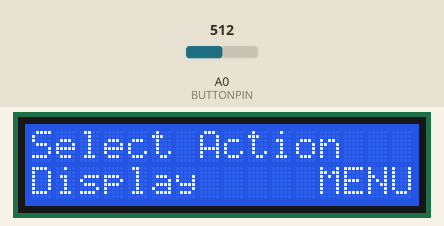
Recording of a sketch running on a simulated Arduino Uno, built with avr-gcc and run on an emulated ATmega328P. Parts: 16×2 character LCD. The test bench sets the inputs (shaded band); at power-on: A0 (BUTTONPIN) = 512. The local clock reads 2024-03-15 10:24:30 at power-on unless the sketch sets it; what the sketch prints to the serial monitor is not drawn.

Above: at 1.2 s.
1.3 s: A0 (BUTTONPIN) set to 593
2.8 s: A0 (BUTTONPIN) set to 617
At 3.48 s:
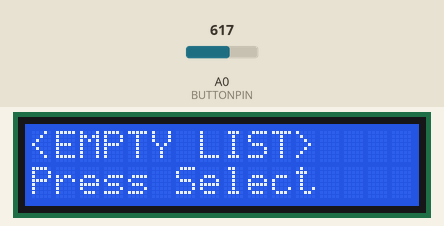
5.3 s: A0 (BUTTONPIN) set to 590
At 7.8 s:
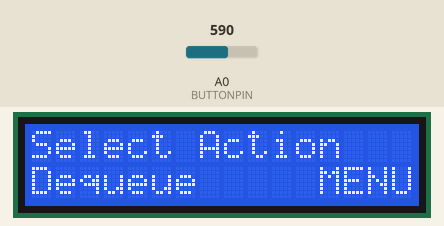
7.9 s: A0 (BUTTONPIN) set to 610
At 9.2 s:
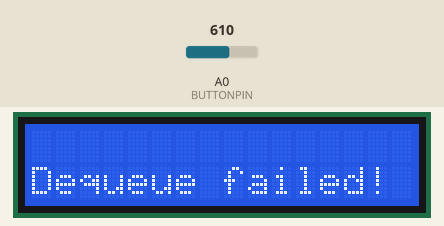
Timing chart, 0 to 10.9 s (numbered marks = the images above; inputs shaded):
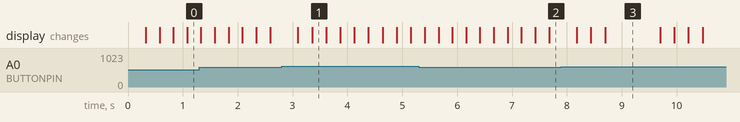

The sketch:

lab2_2.ino
```cpp
#include "board_definition.h"

#define LCD_WIDTH   16
#define LCD_HEIGHT  2
#define LCD_SIZE    (LCD_WIDTH * LCD_HEIGHT)

#define PINRS       8
#define PINEN       9
#define PIND4       4
#define PIND5       5
#define PIND6       6
#define PIND7       7
#define BUTTONPIN   A0

LiquidCrystal *lcd;
DS3231 rtc_clock;
pQueue queue_array[NO_OF_QUEUES];

void setup(){
  // Start the I2C interface
  Wire.begin();
  // Start the serial interface
  Serial.begin(9600);
  // Initialize LCD panel
  lcd = InitLCD(PINRS, PINEN, PIND4, PIND5, PIND6, PIND7,
                  LCD_WIDTH, LCD_HEIGHT);
  if(CreateQueueArray(queue_array, NO_OF_QUEUES) == EXIT_ERR)
    Serial.println("Creating queue array failed.");
}

void loop(){
  // Shows the menu on the LCD
  switch (Menu(lcd)) {
  case 1:
    EnqueueInterface(lcd, rtc_clock, queue_array);
    ReturnToMenu(lcd);
    break;
  case 2:
    Print(lcd, queue_array);
    ReturnToMenu(lcd);
    break;
  case 3:
    DequeueInterface(lcd, queue_array);
    ReturnToMenu(lcd);
    break;
  }
}
```

board_definition.cpp
```cpp
#include "board_definition.h"

LiquidCrystal* InitLCD( int pin_rs, int pin_en, int pin_d4, int pin_d5,
                        int pin_d6, int pin_d7, int lcd_width, int lcd_height) {
  LiquidCrystal *lcd = new LiquidCrystal(pin_rs, pin_en, pin_d4, pin_d5, pin_d6, pin_d7);
  lcd->begin(lcd_width, lcd_height);
  return lcd;
}

Button ButtonCheck() {
  Button button;
  int x = analogRead(A0);
  if (x < 60) button = right;
  else if (x > 60 && x < 200) button = up;
  else if (x > 200 && x < 400) button = down;
  else if (x > 400 && x < 600) button = left;
  else if (x < 800 && x >= 600) button = select;
  else button = none;
  return button;
}

// Returns selected menu option - 1: enqueue 2: display queue 3: dequeue
int Menu(LiquidCrystal *lcd) {
  int menu_option = 1;

  //Displays the initial menu
  lcd->clear();
  lcd->setCursor(0, 0);
  lcd->print("Select Action");
  lcd->setCursor(12, 1);
  lcd->print("MENU");

  lcd->setCursor(0, 1);
  lcd->print("Enqueue    "); // 11 chars

  // look for button actions, if any are found go with the
  // proceeding operations
  Button button;
  while (1) {
    button = ButtonCheck();
    lcd->setCursor(0, 1);

    if ( button != none ) {
      if ( button == right || button == up) {
        menu_option++;
        if (menu_option > 3) menu_option = 1;
      }
      else if ( button == left || button == down) {
        menu_option--;
        if (menu_option < 1) menu_option = 3;
      }
      else if ( button == select ) {
        delay(250);
        return menu_option;
      }

      // print menu choices on row 2 of lcd
      lcd->setCursor(0, 1);
      switch (menu_option) {
        case 1:
            lcd->print("Enqueue    ");
            break;
        case 2:
            lcd->print("Display    ");
            break;
        case 3:
            lcd->print("Dequeue     ");
            break;
      }
      delay(250);
    }
  }
}

void ReturnToMenu(LiquidCrystal *lcd) {
  lcd->setCursor(0,1);
  lcd->print("Return to MENU        ");
  while(1) {
    //select button press detected?
    if(ButtonCheck() == select) {
        delay(250);
        break;
    }
  }
}

int QueueSelect(LiquidCrystal *lcd) {
  int queue_number = 0;

  lcd->setCursor(0, 1);
  lcd->print("Which Queue?    ");
  lcd->setCursor(14, 1);
  lcd->print(queue_number);
  Button button;
  while (1) {
    lcd->setCursor(0, 1);
    button = ButtonCheck();
    if ( button != none ) {
      if ( button == right || button == up)
        queue_number = ++queue_number % NO_OF_QUEUES;
      else if ( button == left || button == down) {
        if(--queue_number < 0) queue_number = NO_OF_QUEUES - 1;
      } else if ( button == select ) {
        delay(250);
        return queue_number;
      }

      // print menu choices on Row 2
      lcd->setCursor(14, 1);
      lcd->print(queue_number);

      delay(250);
    }
  }
}

void EnqueueInterface (LiquidCrystal *lcd, DS3231 rtc_clock,
                        pQueue queue_array []) {
  lcd->clear();
  lcd->setCursor(0, 0);
  lcd->print("Enqueue Item");

  int queue_number = QueueSelect(lcd);
  pStampedItem item = CreateItem (GetTime(rtc_clock));
  lcd->clear();
  lcd->setCursor(0,0);
  if(Enqueue(queue_array[queue_number], item) == EXIT_OK) {
    // A quick message on the board showing that the item is enqueued
    lcd->print("Enqueued in ");
    lcd->print(queue_number);
    lcd->setCursor(0,1);
    lcd->print(item->timestamp);
  } else {
    lcd->print("Enqueue failed! ");
    lcd->setCursor(0,1);
    lcd->print(item->timestamp);
  }
  delay(1000);
}

int DequeueInterface(LiquidCrystal *lcd, pQueue queue_array[]) {
  long timestamp;
  int queue_number = QueueSelect(lcd);
  lcd->clear();
  DequeueOption option = DequeueMenu(lcd);
  lcd->clear();

  switch (option) {
    case dequeue_one:
      lcd->setCursor(0, 0);
      lcd->print("Dequeue One Node");

      // performs dequeue
      if (Dequeue (queue_array[queue_number], timestamp) == EXIT_OK) {
        lcd->setCursor(0, 1);
        lcd->print(timestamp);
        delay(1000);
        lcd->clear();
        lcd->setCursor(0, 0);
        lcd->print("Dequeued from ");
        lcd->print(queue_number);
        lcd->setCursor(0, 1);
        lcd->print(timestamp);
      } else {
        lcd->clear();
        lcd->setCursor(0, 1);
        lcd->print("Dequeue failed! ");
      }

      delay(1000);
      break;

    case dequeue_all:
      lcd->setCursor(0, 0);
      lcd->print("Dequeuing All...");
      delay(500);
      lcd->clear();
      lcd->setCursor(0, 0);
      if(DequeueAll(queue_array[queue_number]) == EXIT_OK) {
        lcd->print("All nodes in ");
        lcd->print(queue_number);
        lcd->setCursor(0, 1);
        lcd->print("dequeued. ");
      } else {
        lcd->print("Dequeue failed!");
      }

      delay(1000);
      break;
  }
  return EXIT_OK;
}

DequeueOption DequeueMenu(LiquidCrystal *lcd) {
  DequeueOption menu_option = dequeue_one;

  lcd->clear();
  lcd->setCursor(0, 0);
  lcd->print("Dequeue One/All?");
  lcd->setCursor(0, 1);
  lcd->print("Dequeue One");

  while (1) {
    Button button = ButtonCheck();
    if (button != none) {
      if (button != select) {
        if (menu_option == dequeue_all) menu_option = dequeue_one;
        else if (menu_option == dequeue_one) menu_option = dequeue_all;
      } else {
        // select pressed
        delay(250);
        return menu_option;
      }

      // printing
      lcd->setCursor(0, 1);
      switch (menu_option) {
        case dequeue_one:
          lcd->print("Dequeue One");
          break;
        case dequeue_all:
          lcd->print("Dequeue All");
          break;
      }
      delay(250);
    }
  }
}

void PrintItem(LiquidCrystal *lcd, pStampedItem item) {
  lcd->print(item->timestamp);
  lcd->print(" ->");
  if (item->next == NULL) lcd->print(" END");
}

void Print(LiquidCrystal *lcd, pQueue queue_array[]) {
  for(int i=0; i<NO_OF_QUEUES; i++) {
    //write out the queue #
    lcd->clear();
    lcd->setCursor(0, 0);
    lcd->print("Showing Queue ");
    lcd->print(i);
    lcd->setCursor(0, 1);
    lcd->print("Press Select");

    //waiting to press select
    while(true){
      if(ButtonCheck() == select){
        lcd->clear();
        lcd->setCursor(0, 0);
        delay(250);
        break;
      }
    }

    pStampedItem temp_node = queue_array[i]->front;

    if(temp_node == NULL) {
      lcd->clear();
      lcd->setCursor(0, 0);
      lcd->print("<EMPTY LIST>");
      lcd->setCursor(0, 1);
      lcd->print("Press Select");
      while (ButtonCheck() != select){}
      delay(250);
      continue;
    }

    //proceed through the printing process
    while(temp_node) {
      lcd->clear();
      lcd->setCursor(0, 0);
      PrintItem(lcd, temp_node);
      temp_node = temp_node->next;
      lcd->setCursor(0, 1);
      lcd->print("Press Select");
      while (ButtonCheck() != select){}
      delay(250);
    }

    lcd->setCursor(0, 1);
    lcd->print("Press Select");
    while (ButtonCheck() != select){}
    delay(250);
  }
}
```

board_definition.h
```cpp
#ifndef BOARD_DEFINITION_H_
#define BOARD_DEFINITION_H_

// include the library code:

#include <LiquidCrystal.h>
#include "queue.h"

#define EXIT_OK      0
#define EXIT_ERROR  -1

typedef enum {none, right, left, up, down, select} Button;
typedef enum {dequeue_one, dequeue_all} DequeueOption;

///////////////////////////////FUNCTION PROTOTYPES//////////////////////////////
LiquidCrystal* InitLCD( int pin_rs, int pin_en, int pin_d4, int pin_d5,
                        int pin_d6, int pin_d7, int lcd_width, int lcd_height);

// checks button input
Button ButtonCheck();

// Creates a menu for the lcd
// Returns selected menu option - 1: enqueue 2: display queue 3: dequeue
int Menu(LiquidCrystal *lcd);

// Return to menu prompt
void ReturnToMenu(LiquidCrystal *lcd);

// Prompt asking user which queue
// Returns Queue number
int QueueSelect(LiquidCrystal *lcd);

// Enqueue LCD Interface
void EnqueueInterface(LiquidCrystal *lcd, DS3231 rtc_clock, pQueue queue_array[]);

// Dequeue LCD Interface
int DequeueInterface(LiquidCrystal *lcd, pQueue queue_array[]);

// Handles options for dequeuing - dequeue one or all nodes
DequeueOption DequeueMenu(LiquidCrystal *lcd);

// Logic to print one item
// Pass reference of which node to be printed
void PrintItem(LiquidCrystal *lcd, pStampedItem item);
void Print(LiquidCrystal *lcd, pQueue queue_array[]);

#endif
```

queue.cpp
```cpp
#include "HardwareSerial.h"
/******************************************************************************
FILENAME:   queue.cpp
COURSE:     MREN 178
LAB:        2

STUDENT:   Spencer Tapp        STUDENT ID: 20512353
PARTNER:   Owen Reid                       20516094

OTHER CONTRIBUTORS: [AS PART OF ACADEMIC INTEGRITY POLICY, ANY CONTRIBUTIONS
OBTAINED FROM ADDITIONAL SOURCES MUST BE LISTED. THESE INCLUDE WEBSITES, OTHER
STUDENTS, ETC.]
******************************************************************************/

#include "queue.h"

pQueue CreateQueue (void) {
  pQueue pnew = (pQueue)malloc(sizeof (struct queue));
  if (pnew != NULL) {
    pnew->front = NULL;
    pnew->back =  NULL;
    pnew->count = 0;
  }
  return pnew;
}

int CreateQueueArray(pQueue queue_array[], int num_queues){
  for (int i=0; i<num_queues; i++) {
    queue_array[i] = CreateQueue();
    if (queue_array[i] == NULL) {
      //fprintf (stderr, "ERROR: Failed to create queue %d\n", i);
      Serial.print("ERROR: Failed to create queue ");
      Serial.print(i);
      Serial.println(".");
      return EXIT_ERR;
    }
  }
  return EXIT_OK;
}

// Code to create new item and initialize value field
pStampedItem CreateItem (long timestamp) {
	pStampedItem pnew = (pStampedItem) malloc(sizeof(StampedItem));
	if (pnew != NULL)	{
		pnew->timestamp = timestamp;
    pnew->next = NULL;
	} else {
    //fprintf (stderr, "ERROR: Failed to create queue %d\n", i);
    Serial.print("ERROR: Failed to create new item ");
    Serial.print(timestamp);
    Serial.println(".");
  }
	return pnew;
}

bool IsQEmpty (pQueue queue) {
  /*-------------------------insert your code here--------------------------*/
  if (queue->count == 0) return true;
  // this return value may need to be changed once your code is written
  return false;
}

int Enqueue (pQueue queue, pStampedItem item) {
  /*-------------------------insert your code here--------------------------*/
  if(queue->back != NULL) queue->back->next = item;
  else queue->front = item;
  queue->back = item;
  queue->count++;
  Serial.println(queue->count);
  // this return value may need to be changed once your code is written
  return EXIT_OK;
}

int Dequeue (pQueue queue, long &timestamp) {
  /*-------------------------insert your code here--------------------------*/
  if (IsQEmpty(queue)) {
    Serial.println(queue->count);
    return EXIT_FAILURE;
  }
  timestamp = queue->front->timestamp;
  pStampedItem delete_this = queue->front;
  queue->front = queue->front->next;
  free(delete_this);
  queue->count --;
  // this return value may need to be changed once your code is written
  return EXIT_SUCCESS;
}

int DequeueAll (pQueue queue) {
  /*-------------------------insert your code here--------------------------*/
  long timestamp; // tbh, this is just to re-use the deque function
  while (queue->count > 0) {
    Dequeue(queue, timestamp);
  }
  // this return value may need to be changed once your code is written
  return EXIT_SUCCESS;
}

long GetTime(DS3231 rtc_clock) {
  /*-------------------------insert your code here--------------------------*/
  long seconds;
  seconds += rtc_clock.getSecond();
  seconds += rtc_clock.getMinute()*60;
  bool h12Flag;
  bool pmFlag;
  byte hours = rtc_clock.getHour(h12Flag, pmFlag);
  if (h12Flag) {
    if (pmFlag) {
      seconds += 12*3600 + 3600*hours;
    }
    else seconds += 3600*hours;
  }
  else seconds += 3600*hours;

  // this return value will need to be changed once your code is written
  return seconds;
}
```

queue.h
```cpp
#ifndef QUEUE_H_
#define QUEUE_H_

#include <Arduino.h>
#include <Wire.h>
#include <DS3231.h>

#define NO_OF_QUEUES 4 // number of queues to create

#define EXIT_OK      0
#define EXIT_ERR    -1

/////////////////////////////////////STRUCTS////////////////////////////////////

// Node structure
typedef struct item	{
	struct item	*next;
	long timestamp;
} StampedItem, *pStampedItem;

// Queue structure
typedef struct queue{
	pStampedItem front;	// Pointer to front queue element
	pStampedItem back;	// Pointer to back queue element
	int		count;		    // Number of items in queue
} Queue, *pQueue;

///////////////////////////////FUNCTION PROTOTYPES//////////////////////////////

// creates and returns pointer to a queue
pQueue CreateQueue (void);

// creates an array[NO_OF_QUEUES] of pointers to queues
// returns EXIT_OK if successful, EXIT_ERR otherwise
int CreateQueueArray(pQueue queue_array[], int num_queues);

// creates and returns a pointer to a StampedItem, taking in a (timestamp) value.
pStampedItem CreateItem (long timestamp);

//checks to see if queue is empty
bool IsQEmpty (pQueue queue);

// enqueues an item into queue, returning EXIT_OK if succeeding, and EXIT_ERR if not.
int Enqueue (pQueue queue, pStampedItem item);

// dequeues an item from the queue, returning EXIT_OK if succeeding, and
// EXIT_ERR if not.
int Dequeue (pQueue queue, long &timestamp);

// dequques all items from a queue, returning EXIT_OK if succeeding, and
// EXIT_ERR if not.
int DequeueAll (pQueue queue);

// returns the current time from DS3231 module
long GetTime(DS3231 rtc_clock);

#endif
```

Measured:
- the behaviour switches between 599 and 600 on A0 (BUTTONPIN) (found by bisection; images 0 and 1)
- after the input at 2.8 s, the display: first changes after 0.30 s (image 1 shows a later state)
- after the input at 5.3 s, the display: changes after 0.11 s (image 2)
- after the input at 7.9 s, the display: first changes after 0.28 s (image 3 shows a later state)
- what the display in image 3 shows lasts 1.0 s, from 8.7 s to 9.7 s
